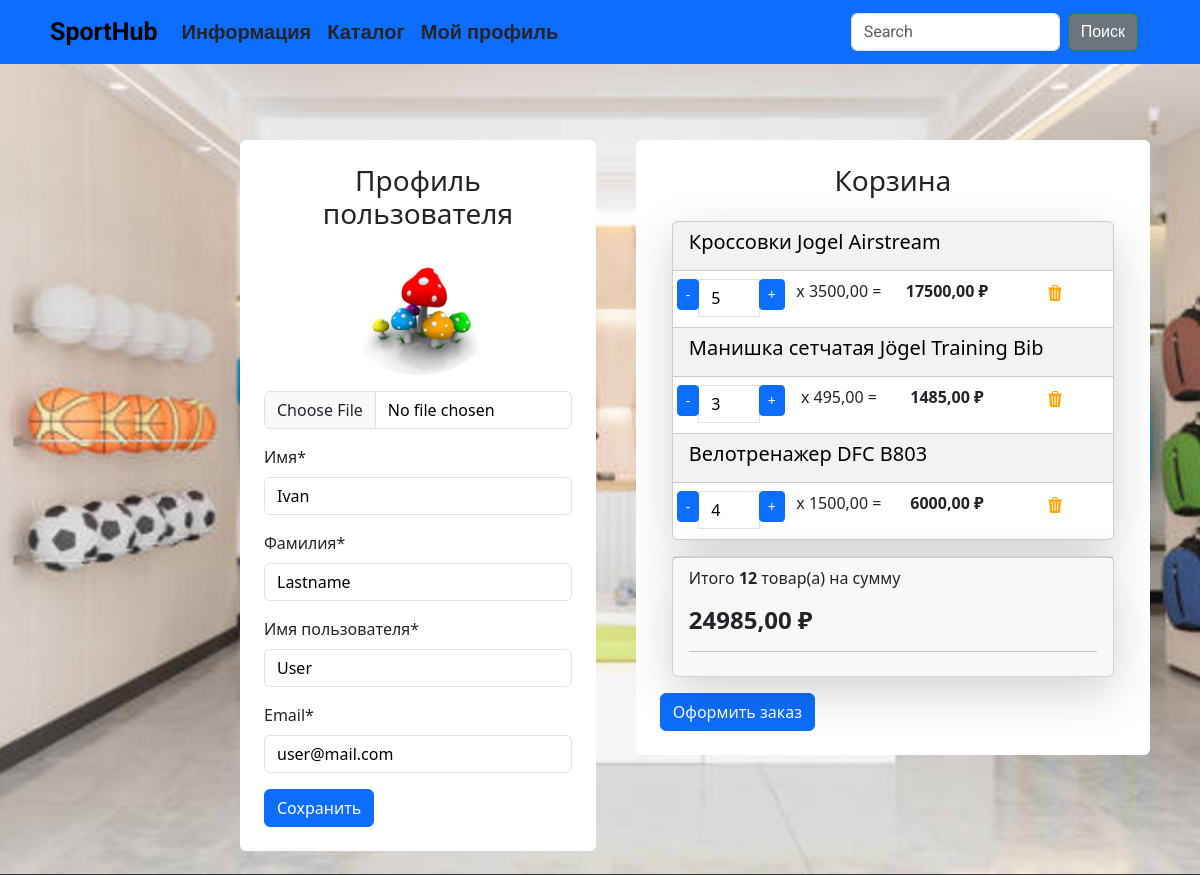
Page /user/profile (signed in) on the committed database.
### usersapp/models.py (models this page shows, shortened)
class User(AbstractUser):
    image = models.ImageField(upload_to="users_images", blank=True, null=True, verbose_name="Фото профиля")
    phone_number = models.CharField(max_length=12, blank=True, null=True, verbose_name="Номер телефона")
    class Meta:
        db_table = 'users'
        verbose_name = 'Пользователя'
        verbose_name_plural = 'Пользователи'

### cartsapp/models.py (models this page shows, shortened)
class Cart(models.Model):
    user = models.ForeignKey(to=User, on_delete=models.CASCADE, blank=True, null=True, verbose_name='Пользователь')
    product = models.ForeignKey(to=Products, on_delete=models.CASCADE, verbose_name='Товар')
    quantity = models.PositiveSmallIntegerField(default=0, verbose_name='Количество')
    created_timestamp = models.DateTimeField(auto_now_add=True, verbose_name='Дата добавления')
    class Meta:
        db_table = 'cart'
        verbose_name = "Корзина"
        verbose_name_plural = "Корзина"
    def product_price(self):
        return round(self.product.sell_price() * self.quantity, 2)
    objects = CartQueryset().as_manager()

### goodsapp/models.py (models this page shows, shortened)
class Products(models.Model):
    name = models.CharField(max_length=150, unique=True, verbose_name='Название')
    slug = models.SlugField(max_length=200, unique=True, blank=True, null=True, verbose_name='URL')
    description = models.TextField(blank=True, null=True, verbose_name='Описание')
    image = models.ImageField(upload_to='goods_images', blank=True, null=True, verbose_name='Изображение')
    price = models.DecimalField(default=0.00, max_digits=7, decimal_places=2, verbose_name='Цена')
    discount = models.DecimalField(default=0.00, max_digits=4, decimal_places=2, verbose_name='Скидка в %')
    quantity = models.PositiveIntegerField(default=0, verbose_name='Количество')
    category = models.ForeignKey(to=Categories, on_delete=models.CASCADE, verbose_name='Категория')    # protect - не даст удалить категорию если в ней есть не закончившиеся товары
    class Meta:
        db_table = 'product'
        verbose_name = 'Товар'
        verbose_name_plural = 'Товары'
        ordering = ('id',)
    def sell_price(self):
        if self.discount:
            return round(self.price - self.price*self.discount/100, 2)
        return self.price

### usersapp/views.py (the view)
# urls.py: path('profile', views.profile, name='profile'),
@login_required
def profile(request):
    if request.method == 'POST':
        form = ProfileForm(data=request.POST, instance=request.user, files=request.FILES)
        if form.is_valid():
            form.save()
            messages.success(request, 'Профиль успешно обновлен.')
            return HttpResponseRedirect(reverse('usersapp:profile'))
    else:
        form = ProfileForm(instance=request.user)
    context = {
        'title': 'Личный Кабинет',
        'form': form
    }
    return render(request, 'usersapp/profile.html', context)

### usersapp/forms.py
class ProfileForm(UserChangeForm):
    class Meta:
        model = User
        fields = (
            "image",
            "first_name",
            "last_name",
            "username",
            "email",)
    image = forms.ImageField(required=False)
    first_name = forms.CharField()
    last_name = forms.CharField()
    username = forms.CharField()
    email = forms.CharField()

### cartsapp/models.py (called while the page is built)
    def total_price(self):
        return sum(cart.product_price() for cart in self)

    def total_quantity(self):
        if self:
            return sum(cart.quantity for cart in self)
        return 0

### cartsapp/templatetags/cartsapp_tags.py (called while the page is built)
@register.simple_tag()
def user_carts(request):
    return get_user_carts(request)

### cartsapp/utils.py (called while the page is built)
def get_user_carts(request):
    if request.user.is_authenticated:
        return Cart.objects.filter(user=request.user)

### goodsapp/templatetags/goodsapp_tags.py (called while the page is built)
@register.simple_tag()
def tag_categories():
    return Categories.objects.all()

### usersapp/templates/usersapp/profile.html (shortened to what this page needs)
{% extends "base.html" %}
{% load static %}
{% load cartsapp_tags %}
{% block content %}
<div class="row">
    <div class="container mt-5">
        <div class="row">
            <div class="col-md-5">
                <div class=" bg-white p-4 mb-4 mx-2 rounded ">
                    <h3 class="text-center mb-4">Профиль пользователя</h3>
                    <form action="{% url "usersapp:profile" %}" method="post" enctype="multipart/form-data">
                        <div class="row">
                            <div class="col-md-12 mb-3 text-center">
                                {% if user.image %}
                                    <img src="{{ user.image.url }}"
                                        alt="Аватар пользователя" class="img-fluid rounded-circle"
                                        style="max-width: 150px;">
                                {% else %}
                                    <img src="{% static "deps/images/base-avatar-man.jpeg" %}"
                                        alt="Аватар пользователя" class="img-fluid rounded-circle"
                                        style="max-width: 150px;">
                                {% endif %}
                                <input type="file" class="form-control mt-3" id="id_image"
                                    name='image'
                                    accept="image/*">
                            </div>
                            <div class="col-md-12 mb-3">
                                <label for="id_first_name" class="form-label">Имя*</label>
                                <input type="text" class="form-control" id="id_first_name"
                                    name="first_name"
                                    placeholder="Введите ваше имя"
                                    value="{{ form.first_name.value }}"
                                    required>
                            </div>
                            <div class="col-md-12 mb-3">
                                <label for="id_last_name" class="form-label">Фамилия*</label>
                                <input type="text" class="form-control" id="id_last_name"
                                    name="last_name"
                                    placeholder="Введите вашу фамилию"
                                    value="{{ form.last_name.value }}"
                                    required>
                            </div>
                            <div class="col-md-12 mb-3">
                                <label for="id_username" class="form-label">Имя пользователя*</label>
                                <input type="text" class="form-control" id="id_username"
                                    name="username"
                                    placeholder="Введите ваше имя пользователя"
                                    value="{{ form.username.value }}"
                                    required>
                            </div>
                            <div class="col-md-12 mb-3">
                                <label for="id_email" class="form-label">Email*</label>
                                <input type="email" class="form-control" id="id_email"
                                    name="email"
                                    placeholder="Введите ваш email *youremail@example.com"
                                    value="{{ form.email.value }}"
                                    required>
                            </div>
                        </div>
                        <button type="submit" class="btn btn-primary">Сохранить</button>
                    </form>
                </div>
            </div>
            {% if request.user.is_authenticated %}
                {% user_carts request as carts %}
                <div class="col-md-7">
                    <div class=" bg-white p-4 mb-4 mx-2 rounded">
                        <h3 class="text-center mb-4">Корзина</h3>
                        <div class="container" id="cart-items-container">
                            {% include "cartsapp/includes/included_cart.html" %}
                        </div>
                        {% if carts %}
                            <a class="btn btn-primary" href="{% url "ordersapp:create_order" %}">Оформить заказ</a>
                        {% endif %}
                    </div>
                </div>
            {% endif %}
        </div>
    </div>
</div>
{% endblock %}

### cartsapp/templates/cartsapp/includes/included_cart.html (shortened to what this page needs)
{% load static %}
<div class="card mb-3 text-bg-light shadow-lg">
    {% for cart in carts %}
        <div class="card-header">
            <h5 class="card-title">{{ cart.product.name }}</h5>
        </div>
        <ul class="list-group list-group-flush">
            <li class="list-group-item">
                <div class="row text-center">
                    <div class="col p-0">
                        <div class="input-group">
                            <span class="input-group-btn">
                                <button type="button" class="btn btn-primary btn-sm decrement"
                                    data-cart-id="{{ cart.id }}"
                                    data-cart-change-url="{% url "cartsapp:change" %}">
                                    -</button>
                            </span>
                            <input type="text" class="form-control number" value="{{ cart.quantity }}"
                                readonly>
                            <span class="input-group-btn">
                                <button type="button" class="btn btn-primary btn-sm increment"
                                    data-cart-id="{{ cart.id }}"
                                    data-cart-change-url="{% url "cartsapp:change" %}">
                                    +</button>
                            </span>
                        </div>
                    </div>
                    <div class="col p-0">
                        <p>x {{ cart.product.sell_price }} = </p>
                    </div>
                    <div class="col p-0"><strong> {{cart.product_price}} ₽</strong></div>
                    <div class="col p-0">
                        <a href="{% url "cartsapp:remove" %}" class="remove-from-cart"
                        data-cart-id="{{ cart.id }}">
                            <img class="mx-1" src="{% static "deps/icons/trash3-fill.svg" %}"
                                alt="Catalog Icon" width="16" height="16">
                        </a>
                    </div>
                </div>
            </li>
        </ul>
    {% endfor %}
</div>
<div class="card mb-3 shadow-lg">
    <div class="card-footer">
        <p class="float-left">Итого <strong>{{ carts.total_quantity }}</strong> товар(а) на сумму</p>
        <h4 class="float-left"><strong>{{ carts.total_price }} ₽</strong></h4>
        <hr>
    </div>
</div>

### static/deps/css/style.css (style rules this page uses)
body { background-image: url("../images/sh-bg.jpg"); background-repeat: no-repeat; background-attachment: fixed; background-position: center center; background-size: cover; height: 100%; }
.form-control { background-color: #ffffff; color: #000000; }

### rows in the picture
User: image (picture), first_name "Ivan", last_name "Lastname", username "User", email "user@mail.com"
Cart: product.name "Кроссовки Jogel Airstream", quantity "5", product.sell_price "3500,00", product_price "17500,00", total_quantity "12", total_price "24985,00"
Cart: product.name "Манишка сетчатая Jögel Training Bib", quantity "3", product.sell_price "495,00", product_price "1485,00"
Cart: product.name "Велотренажер DFC B803", quantity "4", product.sell_price "1500,00", product_price "6000,00"
